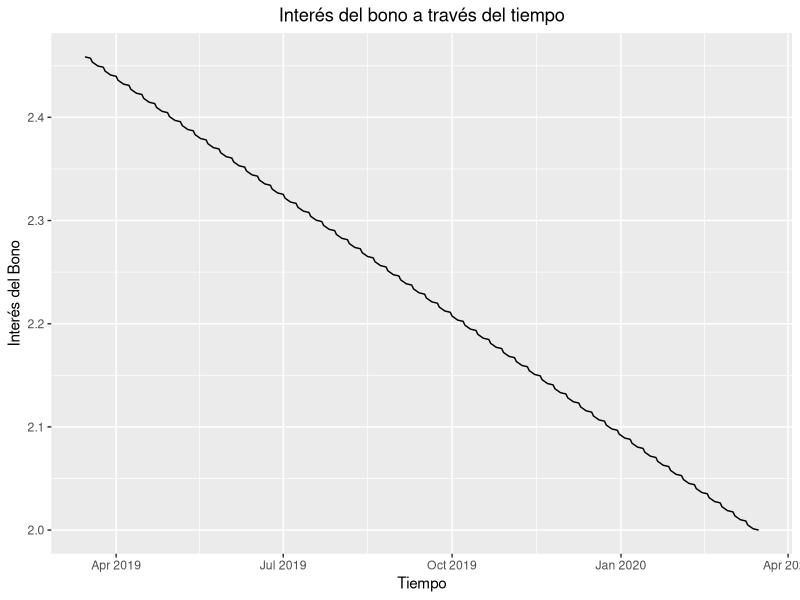
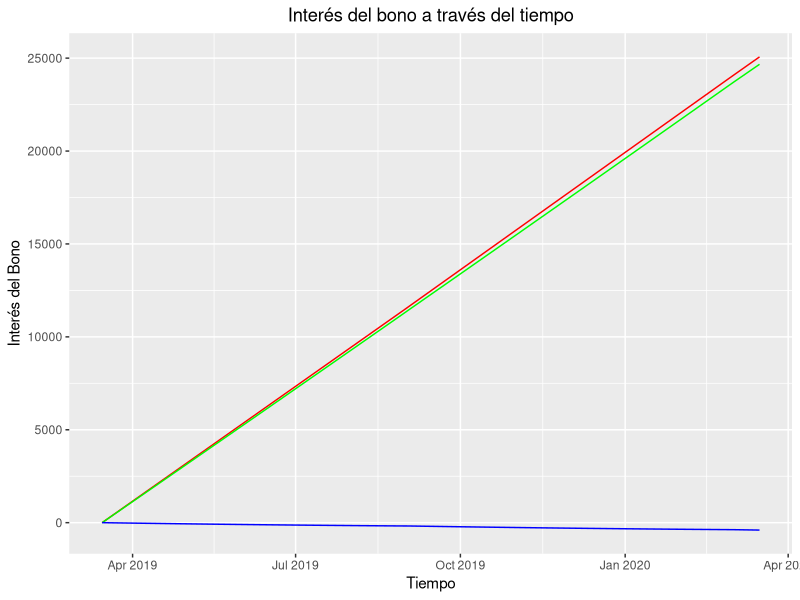

Write the R code that produced these figures, in order.
## ---- chunk 1
knitr::opts_chunk$set(echo = TRUE)

library(ggplot2)
library(readxl)
library(tidyverse)
library(lubridate)
library(kableExtra)

Bono1 <- read_excel("Ex1.BonoPL.xlsx",
                    col_names = FALSE)
Bono2 <- read_excel("Ex1.BonoPL.xlsx", sheet = "Bond (2)",
                    col_names = FALSE)
Bono3 <- read_excel("Ex1.BonoPL.xlsx", sheet = "Bond (3)",
                    col_names = FALSE)
Bono4 <- read_excel("Ex1.BonoPL.xlsx", sheet = "Bond (4)",
                    col_names = FALSE)


Datos <- Bono1[c(2)]
Datos <- Datos[c(1:10), ]
Datos <- as.data.frame(t(Datos))
colnames(Datos)[1:length(Datos)] <-
  c(
    "ISIN",
    "TICKER",
    "Vencimiento",
    "Cupón(%)",
    "Frequencia cupón",
    "Monto",
    "Subcupon",
    "Liquid (SETT)",
    "Yield de entrada",
    "Precio Compra"
  )

## ---- chunk 2
vectorr <- c()
calculo_precio <-
  function(facial, cupon, tasa, periodos, dias, final) {
    for (i in 1:length(fecha)) {
      if (fecha[i] - fecha_pago[1] >= fecha_pago[2] - fecha_pago[1]) {
        fecha_pago <- fecha_pago[-1]
      }
      if (0 < as.numeric(final - fecha[i])) {
        A <- as.numeric(fecha[i] - fecha_pago[1])
        E <- dias / periodos
        Dsc <- E - A
        tasa_efectiva <- tasa[i] / (periodos * 100)
        N <- length(fecha_pago) - 2
        c <- length(fecha_pago) - c(2:length(fecha_pago))
        cupon_p <- cupon / periodos
        if(N==0){
         t_1<-facial*cupon_p+facial 
         t_2<-tasa_efectiva*Dsc/E+1
         t_3<-facial*A/E*cupon_p
         vectorr[i]<-t_1/t_2-t_3
        }else{
        vectorr[i] <- (
          facial * (1 + tasa_efectiva) ^ (-N - Dsc / E) + facial * cupon_p * sum((1 +
                                                                                    tasa_efectiva) ^ (-c - Dsc / E)) - facial * cupon_p * A / E
        )}
      } else{
        vectorr[i] <- facial
      }
    }
    
    return(vectorr)
  }
creacion_de_columnas <-
  function(interes,
           interes2,
           yas_bond_yld,
           G_capital,
           shock,
           TOTAL,
           Retorno_total,
           YAS_BOND_PX) {
    for (i in 1:(length(fecha) - 1)) {
      if (interes[i] < interes[i + 1]) {
        interes2[i + 1] <- interes2[i] + interes[i + 1] - interes[i]
      } else {
        interes2[i + 1] <-
          interes2[i] + interes[i + 1] - interes[i] + as.numeric(as.character(Datos$Subcupon))
      }#se calcula la columna de INT_ACC
      
      yas_bond_yld[i + 1] <- yas_bond_yld[i] + shock[i]
      G_capital <-
        c(G_capital,
          (YAS_BOND_PX[i + 1] - as.numeric(as.character(
            Datos$`Precio Compra`
          ))) *
            as.numeric(as.character(Datos$Monto)) / 100)
      TOTAL <- c(TOTAL, interes2[i] + G_capital[i])
      Retorno_total <-
        c(Retorno_total, TOTAL[i] / as.numeric(as.character(Datos$Monto)) * 100)
      if (i == (length(fecha) - 1)) {
        TOTAL <- c(TOTAL, interes2[i + 1] + G_capital[i + 1])
        Retorno_total <- c(Retorno_total
                           ,
                           TOTAL[i + 1] / as.numeric(as.character(Datos$Monto)) * 100)
      }
    }
    return(list(
      interes,
      interes2,
      yas_bond_yld,
      G_capital,
      shock,
      TOTAL,
      Retorno_total
    ))
  }
## ---- chunk 3
fecha <- seq(as.Date("2019-03-15"), as.Date("2021-03-01"), "day")
fecha <- fecha[1 < wday(fecha) & wday(fecha) < 7]

interes1_1 <- as.numeric(Bono1$...2[-c(1:15)])
interes1_2 <- (0:(length(interes1_1) - 1))

factor_lineal<--(as.numeric(as.character(Datos$`Yield de entrada`))-as.numeric(as.character(Bono1[3,5])))/as.numeric(as.Date("2020-03-14")-as.Date("2019-03-15"))
ShockF_1<-c(factor_lineal)
ShockF_1<-c(ShockF_1,ShockF_1*as.numeric(fecha[-1]-fecha[-length(fecha)]))
YAS_BOND_YLD_1 <- c(2.458612, rep(0, length(interes1_1) - 1))
for (i in 2:length(YAS_BOND_YLD_1)) {
  YAS_BOND_YLD_1[i] <- YAS_BOND_YLD_1[i - 1] + ShockF_1[i - 1]
}

Gcapital_1 <- c(0)
TOTAL_1 <- c()
Retorno_total_1 <- c()


fecha_pago <- as.Date("2019-02-28")
j <- as.Date("2019-02-28")
while (j + 180 <= as.Date("2021-02-28")) {
  fecha_pago <-
    c(fecha_pago, ceiling_date(j + 180, unit = "month") - 1)
  j = j + 180
}

YAS_BOND_PX_1 <-
  calculo_precio(100, 0.025, YAS_BOND_YLD_1, 2, 360, as.Date("2021-02-28"))

bono_1 <-
  creacion_de_columnas(
    interes1_1,
    interes1_2,
    YAS_BOND_YLD_1,
    Gcapital_1 ,
    ShockF_1,
    TOTAL_1,
    Retorno_total_1,
    YAS_BOND_PX_1
  )
names(bono_1) <-
  c(
    "interes1_1",
    "interes1_2",
    "YAS_BOND_YLD_1",
    "Gcapital_1",
    "ShockF_1",
    "TOTAL_1",
    "Retorno_total_1"
  )
bono1 <-
  data.frame(
    "Fecha de evaluación" = fecha,
    "INT_ACC 1" = bono_1$interes1_1,
    "INT_ACC 2" = bono_1$interes1_2,
    "YAS_BOND_YLD" = bono_1$YAS_BOND_YLD_1,
    "ShockF." = bono_1$ShockF_1,
    "YAS BOND PX" = YAS_BOND_PX_1,
    "Gcapital" = bono_1$Gcapital_1,
    "TOTAL" = bono_1$TOTAL_1,
    "Retorno total (%)" = bono_1$Retorno_total_1
  )


## ---- chunk 4
fecha <- seq(as.Date("2019-03-15"), as.Date("2021-03-01"), "day")
fecha <- fecha[1 < wday(fecha) & wday(fecha) < 7]

interes2_1 <- as.numeric(Bono3$...2[-c(1:15)])
interes2_2 <- (0:(length(interes2_1) - 1))
ShockF_2 <- rep(0, length(interes2_1))
YAS_BOND_YLD_2 <- c(2.458612, rep(0, length(interes2_1) - 1))
for (i in 2:length(YAS_BOND_YLD_2)) {
  YAS_BOND_YLD_2[i] <- YAS_BOND_YLD_2[i - 1] + ShockF_2[i - 1]
}

Gcapital_2 <- c(0)
TOTAL_2 <- c()
Retorno_total_2 <- c()


fecha_pago <- as.Date("2019-02-28")
j <- as.Date("2019-02-28")
while (j + 180 <= as.Date("2021-02-28")) {
  fecha_pago <-
    c(fecha_pago, ceiling_date(j + 180, unit = "month") - 1)
  j = j + 180
}

YAS_BOND_PX_2 <-
  calculo_precio(100, 0.025, YAS_BOND_YLD_2, 2, 360, as.Date("2021-02-28"))

bono_2 <-
  creacion_de_columnas(
    interes2_1,
    interes2_2,
    YAS_BOND_YLD_2,
    Gcapital_2 ,
    ShockF_2,
    TOTAL_2,
    Retorno_total_2,
    YAS_BOND_PX_2
  )
names(bono_2) <-
  c(
    "interes2_1",
    "interes2_2",
    "YAS_BOND_YLD_2",
    "Gcapital_2",
    "ShockF_2",
    "TOTAL_2",
    "Retorno_total_2"
  )
bono2 <-
  data.frame(
    "Fecha de evaluación" = fecha,
    "INT_ACC 1" = bono_2$interes2_1,
    "INT_ACC 2" = bono_2$interes2_2,
    "YAS_BOND_YLD" = bono_2$YAS_BOND_YLD_2,
    "ShockF." = bono_2$ShockF_2,
    "YAS BOND PX" = YAS_BOND_PX_2,
    "Gcapital" = bono_2$Gcapital_2,
    "TOTAL" = bono_2$TOTAL_2,
    "Retorno total (%)" = bono_2$Retorno_total_2
  )


## ---- chunk 5

fecha <- seq(as.Date("2019-03-15"), as.Date("2021-03-01"), "day")
fecha <- fecha[1 < wday(fecha) & wday(fecha) < 7]

interes3_1 <- as.numeric(Bono3$...2[-c(1:15)])
interes3_2 <- (0:(length(interes3_1) - 1))

ShockF_3 <- as.numeric(Bono3$...6[-c(1:15)])
YAS_BOND_YLD_3 <- c(2.458612, rep(0, length(interes2_1) - 1))
for (i in 2:length(YAS_BOND_YLD_3)) {
  YAS_BOND_YLD_3[i] <- YAS_BOND_YLD_3[i - 1] + ShockF_3[i - 1]
}

Gcapital_3 <- c(0)
TOTAL_3 <- c()
Retorno_total_3 <- c()


fecha_pago <- as.Date("2019-02-28")
j <- as.Date("2019-02-28")
while (j + 180 <= as.Date("2021-02-28")) {
  fecha_pago <-
    c(fecha_pago, ceiling_date(j + 180, unit = "month") - 1)
  j = j + 180
}
vectorr <- c()
YAS_BOND_PX_3 <-
  calculo_precio(100, 0.025, YAS_BOND_YLD_3, 2, 360, as.Date("2021-02-28"))

bono_3 <-
  creacion_de_columnas(
    interes3_1,
    interes3_2,
    YAS_BOND_YLD_3,
    Gcapital_3 ,
    ShockF_3,
    TOTAL_3,
    Retorno_total_3,
    YAS_BOND_PX_3
  )
names(bono_3) <-
  c(
    "interes3_1",
    "interes3_2",
    "YAS_BOND_YLD_3",
    "Gcapital_3",
    "ShockF_3",
    "TOTAL_3",
    "Retorno_total_3"
  )
bono3 <-
  data.frame(
    "Fecha de evaluación" = fecha,
    "INT_ACC 1" = bono_3$interes3_1,
    "INT_ACC 2" = bono_3$interes3_2,
    "YAS_BOND_YLD" = bono_3$YAS_BOND_YLD_3,
    "ShockF." = bono_3$ShockF_3,
    "YAS BOND PX" = YAS_BOND_PX_3,
    "Gcapital" = bono_3$Gcapital_3,
    "TOTAL" = bono_3$TOTAL_3,
    "Retorno total (%)" = bono_3$Retorno_total_3
  )

## ---- chunk 6
fecha <- seq(as.Date("2019-03-15"), as.Date("2021-03-01"), "day")
fecha <- fecha[1 < wday(fecha) & wday(fecha) < 7]

interes4_1 <- as.numeric(Bono4$...2[-c(1:15)])
interes4_2 <- (0:(length(interes4_1) - 1))

ShockF_4 <- as.numeric(Bono4$...6[-c(1:15)])
YAS_BOND_YLD_4 <- c(2.458612, rep(0, length(interes2_1) - 1))
for (i in 2:length(YAS_BOND_YLD_4)) {
  YAS_BOND_YLD_4[i] <- YAS_BOND_YLD_4[i - 1] + ShockF_4[i - 1]
}

Gcapital_4 <- c(0)
TOTAL_4 <- c()
Retorno_total_4 <- c()
fecha_pago <- as.Date("2019-02-28")
j <- as.Date("2019-02-28")
while (j + 180 <= as.Date("2021-02-28")) {
  fecha_pago <-
    c(fecha_pago, ceiling_date(j + 180, unit = "month") - 1)
  j = j + 180
}
vectorr <- c()
YAS_BOND_PX_4 <-
  calculo_precio(100, 0.025, YAS_BOND_YLD_4, 2, 360, as.Date("2021-02-28"))
bono_4 <-
  creacion_de_columnas(
    interes4_1,
    interes4_2,
    YAS_BOND_YLD_4,
    Gcapital_4 ,
    ShockF_4,
    TOTAL_4,
    Retorno_total_4,
    YAS_BOND_PX_4
  )
names(bono_4) <-
  c(
    "interes4_1",
    "interes4_2",
    "YAS_BOND_YLD_4",
    "Gcapital_4",
    "ShockF_4",
    "TOTAL_4",
    "Retorno_total_4"
  )
bono4 <-
  data.frame(
    "Fecha de evaluación" = fecha,
    "INT_ACC 1" = bono_4$interes4_1,
    "INT_ACC 2" = bono_4$interes4_2,
    "YAS_BOND_YLD" = bono_4$YAS_BOND_YLD_4,
    "ShockF." = bono_4$ShockF_4,
    "YAS BOND PX" = YAS_BOND_PX_4,
    "Gcapital" = bono_4$Gcapital_4,
    "TOTAL" = bono_4$TOTAL_4,
    "Retorno total (%)" = bono_4$Retorno_total_4
  )



## ---- chunk 7

grafico1 <- function(fechas, tasabono) {
  
  ggplot(
    data =data.frame(fechas, tasabono),
    mapping = aes(
      x = fechas,
      y = tasabono)
  ) +
    geom_line() +
    labs(
      y = "Interés del Bono",
      x = "Tiempo",
      title = "Interés del bono a través del tiempo"
    ) +
    theme(plot.title = element_text(hjust = .5))# colocamos el titulo en el centro
  
}

grafico1(bono1$Fecha.de.evaluación[1:262],bono1$YAS_BOND_YLD[1:262])




## ---- chunk 8
grafico2 <- function(fechas, intacum2, total, gcapital) {
  
  ggplot(
    data =data.frame(fechas, intacum2, total, gcapital),
    mapping = aes(
      x = fechas,
      y = total)
     ) +
    geom_line(aes(x = fechas , y=intacum2),color="red") +
    geom_line(aes(x = fechas , y=total), color="green") +
    geom_line(aes(x = fechas , y=gcapital),color="blue") +
    labs(
      y = "Interés del Bono",
      x = "Tiempo",
      title = "Interés del bono a través del tiempo"
    ) +
    theme(plot.title = element_text(hjust = .5))# colocamos el titulo en el centro
  
}

grafico2(bono2$Fecha.de.evaluación[1:262],bono2$INT_ACC.2[1:262],bono2$TOTAL[1:262], bono2$Gcapital[1:262] )
